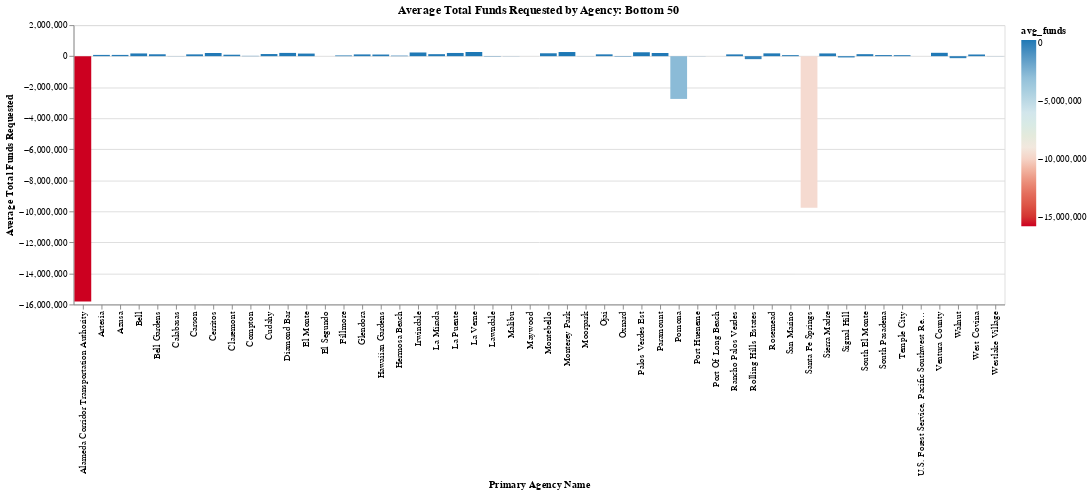

This figure's notebook cell:
### Code cell
chart = (alt.Chart(avg_funds_bottom)
         .mark_bar()
         .encode(
             x=alt.X("primary_agency_name", title="Primary Agency Name"),
             y=alt.Y("avg_funds", title="Average Total Funds Requested"),
             #column = "payment:N",
             color = alt.Color("avg_funds", 
                              scale=alt.Scale(
                                  range=altair_utils.FIVETHIRTYEIGHT_DIVERGING_COLORS
                              )
                              )
         )
         .properties( 
                      title="Average Total Funds Requested by Agency: Bottom 50")
)


#chart.save("dist7chart.png")
chart

### Figure 1 — Vega-Lite specification as saved in the notebook (floating-point values rounded to 4 significant figures)
{"usermeta": {"embedOptions": {"theme": "fivethirtyeight"}}, "config": {"view": {"continuousWidth": 400, "continuousHeight": 300}}, "data": {"name": "data-7e74cae01b343c4d075ccbf8d7b008be"}, "mark": "bar", "encoding": {"color": {"type": "quantitative", "field": "avg_funds", "scale": {"range": ["#cc0020", "#e77866", "#f6e7e1", "#d6e8ed", "#91bfd9", "#1d78b5"]}}, "x": {"type": "nominal", "field": "primary_agency_name", "title": "Primary Agency Name"}, "y": {"type": "quantitative", "field": "avg_funds", "title": "Average Total Funds Requested"}}, "title": "Average Total Funds Requested by Agency: Bottom 50", "$schema": "https://vega.github.io/schema/vega-lite/v4.8.1.json", "datasets": {"data-7e74cae01b343c4d075ccbf8d7b008be": [{"primary_agency_name": "La Verne", "avg_funds": 267600.0}, {"primary_agency_name": "Monterey Park", "avg_funds": 266900.0}, {"primary_agency_name": "Palos Verdes Est", "avg_funds": 251200.0}, {"primary_agency_name": "Irwindale", "avg_funds": 237300.0}, {"primary_agency_name": "Ventura County", "avg_funds": 217000.0}, {"primary_agency_name": "Diamond Bar", "avg_funds": 210100.0}, {"primary_agency_name": "La Puente", "avg_funds": 206700.0}, {"primary_agency_name": "Cerritos", "avg_funds": 204100.0}, {"primary_agency_name": "Paramount", "avg_funds": 203700.0}, {"primary_agency_name": "Montebello", "avg_funds": 186500.0}, {"primary_agency_name": "Rosemead", "avg_funds": 181100.0}, {"primary_agency_name": "Sierra Madre", "avg_funds": 176800.0}, {"primary_agency_name": "Bell", "avg_funds": 176100.0}, {"primary_agency_name": "El Monte", "avg_funds": 167900.0}, {"primary_agency_name": "Cudahy", "avg_funds": 138100.0}, {"primary_agency_name": "South El Monte", "avg_funds": 129400.0}, {"primary_agency_name": "La Mirada", "avg_funds": 129300.0}, {"primary_agency_name": "Bell Gardens", "avg_funds": 122100.0}, {"primary_agency_name": "Ojai", "avg_funds": 117800.0}, {"primary_agency_name": "Carson", "avg_funds": 116600.0}, {"primary_agency_name": "Rancho Palos Verdes", "avg_funds": 115100.0}, {"primary_agency_name": "Glendora", "avg_funds": 113900.0}, {"primary_agency_name": "West Covina", "avg_funds": 108600.0}, {"primary_agency_name": "Hawaiian Gardens", "avg_funds": 105900.0}, {"primary_agency_name": "Claremont", "avg_funds": 94290.0}, {"primary_agency_name": "Artesia", "avg_funds": 81450.0}, {"primary_agency_name": "Azusa", "avg_funds": 81250.0}, {"primary_agency_name": "South Pasadena", "avg_funds": 70750.0}, {"primary_agency_name": "San Marino", "avg_funds": 66720.0}, {"primary_agency_name": "Temple City", "avg_funds": 65000.0}, {"primary_agency_name": "Fillmore", "avg_funds": 45710.0}, {"primary_agency_name": "Hermosa Beach", "avg_funds": 33180.0}, {"primary_agency_name": "Compton", "avg_funds": 19500.0}, {"primary_agency_name": "Calabasas", "avg_funds": 7658.0}, {"primary_agency_name": "Port Hueneme", "avg_funds": 6842.0}, {"primary_agency_name": "Westlake Village", "avg_funds": 6043.0}, {"primary_agency_name": "Moorpark", "avg_funds": 5752.0}, {"primary_agency_name": "Maywood", "avg_funds": 105.9}, {"primary_agency_name": "El Segundo", "avg_funds": 0.0}, {"primary_agency_name": "Port Of Long Beach", "avg_funds": 0.0}, {"primary_agency_name": "U.S. Forest Service, Pacific Southwest Region", "avg_funds": 0.0}, {"primary_agency_name": "Malibu", "avg_funds": -6976.0}, {"primary_agency_name": "Lawndale", "avg_funds": -19800.0}, {"primary_agency_name": "Oxnard", "avg_funds": -25370.0}, {"primary_agency_name": "Signal Hill", "avg_funds": -82050.0}, {"primary_agency_name": "Walnut", "avg_funds": -128500.0}, {"primary_agency_name": "Rolling Hills Estates", "avg_funds": -191800.0}, {"primary_agency_name": "Pomona", "avg_funds": -2755000.0}, {"primary_agency_name": "Santa Fe Springs", "avg_funds": -9764000.0}, {"primary_agency_name": "Alameda Corridor Transportation Authority", "avg_funds": -15820000.0}]}}
